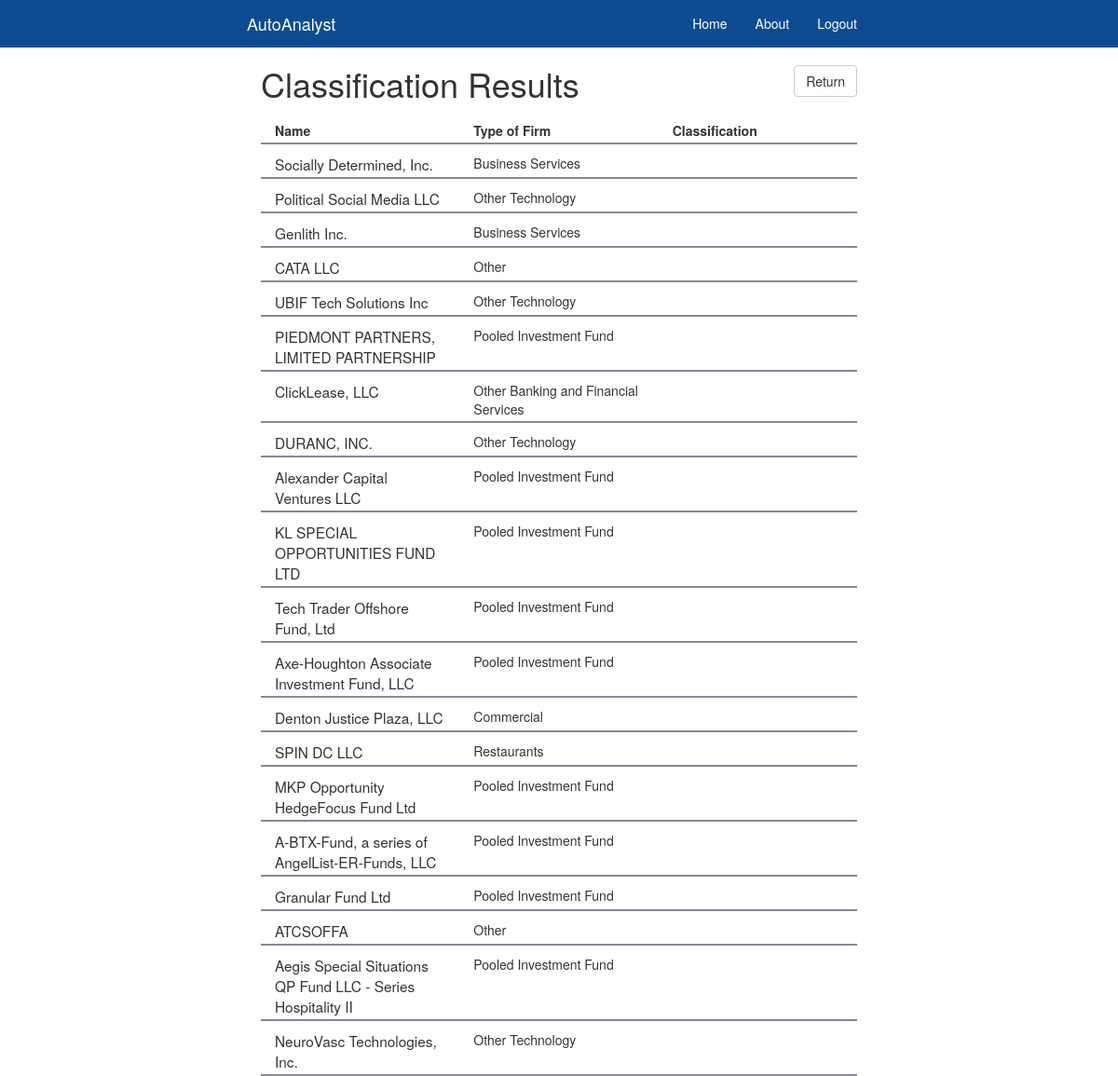
The page /analyst/classify/ on the database its author committed.
### analyst/models.py (models this page shows)
class FormD(models.Model):
    cik = models.CharField(max_length=100)
    name = models.CharField(max_length=500)
    year_of_incorp = models.CharField(max_length=30)
    street1 = models.CharField(max_length=100)
    street2 = models.CharField(max_length=100)
    zip_code = models.CharField(max_length=10)
    city = models.CharField(max_length=100)
    state = models.CharField(max_length=10)
    ind_group_type = models.CharField(max_length=100)
    min_investment_accepted = models.IntegerField()
    total_amount_sold = models.IntegerField()
    total_offering_amount = models.IntegerField()
    total_remaining = models.IntegerField()
    has_non_accred = models.BooleanField()
    num_non_accred = models.IntegerField()
    tot_number_investors = models.IntegerField()
    date_added = models.DateField(null=True)

### analyst/views.py (the view)
# urls.py: url(r'^(?P<form_id>[0-9]+)/classify/$', views.detail_classify, name='detail'),
def classify(request):
    form_d_list = FormD.objects.order_by("-date_added")[:20]
    predictions = []
    for form in form_d_list:
        firm = [[form.state, form.min_investment_accepted, form.total_offering_amount, form.total_amount_sold, form.total_remaining, form.ind_group_type, form.has_non_accred, form.num_non_accred, form.tot_number_investors, True, True]]
        firm = pd.DataFrame(firm)
        classification = tree_predict(firm)
        predictions.append(classification)
    form_d_list = zip(form_d_list, predictions)
    context = {
        'form_d_list': form_d_list,
    }
    return render(request, 'analyst/classify.html', context)

### analyst/templates/analyst/classify.html
{% extends "analyst/base.html" %}
{% block content %}
{% if form_d_list %}
    <div class="search_results">
      <h1>Classification Results
      <a class="btn btn-md btn-default pull-right" href="/analyst/accounts/profile">Return</a></h1>
        <div class="row row-results">
          <div class="col-md-4 col-xs-4"><b>Name</b></div>
          <div class="col-md-4 col-xs-4"><b>Type of Firm</b></div>
          <div class="col-md-4 col-xs-4"><b>Classification</b></div>
        </div>
      {% for form, pred in form_d_list  %}
        <div class="row row-results">
          <div class="col-md-4 col-xs-4 big">{{ form.name }}</div>
          <div class="col-md-4 col-xs-4">{{ form.ind_group_type }}</div>
          <div class="col-md-4 col-xs-4">{{ pred }}</div>
        </div>
      {% endfor %}
    </div>
{% else %}
    <p>No results are available.</p>
{% endif %}
{% endblock %}

### analyst/static/analyst/library/css/mod-starter-template.css (style rules this page uses)
html { position: relative; min-height: 100%; }
body { padding-top: 50px; margin-bottom: 0px; position: relative; }
.row { margin: 0px 0px 0px 0px; }
.search_results { max-width: 100%; position: relative; margin-right: auto; margin-left: auto; padding-right: 15px; padding-left: 15px; }
.row-results { padding-bottom: 3px; padding-top: 10px; border-bottom: 2px solid #888899; }
.big { font-size: 110%; }

### rows shown on the page
FormD: name "Socially Determined, Inc.", ind_group_type "Business Services"
FormD: name "Political Social Media LLC", ind_group_type "Other Technology"
FormD: name "Genlith Inc.", ind_group_type "Business Services"
FormD: name "CATA LLC", ind_group_type "Other"
FormD: name "UBIF Tech Solutions Inc", ind_group_type "Other Technology"
FormD: name "PIEDMONT PARTNERS, LIMITED PARTNERSHIP", ind_group_type "Pooled Investment Fund"
FormD: name "ClickLease, LLC", ind_group_type "Other Banking and Financial Services"
FormD: name "DURANC, INC.", ind_group_type "Other Technology"
FormD: name "Alexander Capital Ventures LLC", ind_group_type "Pooled Investment Fund"
FormD: name "KL SPECIAL OPPORTUNITIES FUND LTD", ind_group_type "Pooled Investment Fund"
FormD: name "Tech Trader Offshore Fund, Ltd", ind_group_type "Pooled Investment Fund"
FormD: name "Axe-Houghton Associate Investment Fund, LLC", ind_group_type "Pooled Investment Fund"
FormD: name "Denton Justice Plaza, LLC", ind_group_type "Commercial"
FormD: name "SPIN DC LLC", ind_group_type "Restaurants"
FormD: name "MKP Opportunity HedgeFocus Fund Ltd", ind_group_type "Pooled Investment Fund"
FormD: name "A-BTX-Fund, a series of AngelList-ER-Funds, LLC", ind_group_type "Pooled Investment Fund"
FormD: name "Granular Fund Ltd", ind_group_type "Pooled Investment Fund"
FormD: name "ATCSOFFA", ind_group_type "Other"
FormD: name "Aegis Special Situations QP Fund LLC - Series Hospitality II", ind_group_type "Pooled Investment Fund"
FormD: name "NeuroVasc Technologies, Inc.", ind_group_type "Other Technology"
